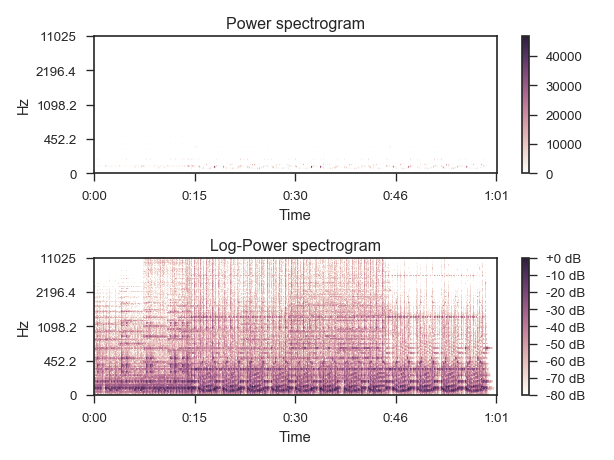

This figure's Python source:
# Get a power spectrogram from a waveform ``y``

y, sr = librosa.load(librosa.util.example_audio_file())
S = np.abs(librosa.stft(y))
librosa.logamplitude(S**2)
# array([[-33.293, -27.32 , ..., -33.293, -33.293],
# [-33.293, -25.723, ..., -33.293, -33.293],
# ...,
# [-33.293, -33.293, ..., -33.293, -33.293],
# [-33.293, -33.293, ..., -33.293, -33.293]], dtype=float32)

# Compute dB relative to peak power

librosa.logamplitude(S**2, ref_power=np.max)
# array([[-80.   , -74.027, ..., -80.   , -80.   ],
# [-80.   , -72.431, ..., -80.   , -80.   ],
# ...,
# [-80.   , -80.   , ..., -80.   , -80.   ],
# [-80.   , -80.   , ..., -80.   , -80.   ]], dtype=float32)

# Or compare to median power

librosa.logamplitude(S**2, ref_power=np.median)
# array([[-0.189,  5.784, ..., -0.189, -0.189],
# [-0.189,  7.381, ..., -0.189, -0.189],
# ...,
# [-0.189, -0.189, ..., -0.189, -0.189],
# [-0.189, -0.189, ..., -0.189, -0.189]], dtype=float32)

# And plot the results

import matplotlib.pyplot as plt
plt.figure()
plt.subplot(2, 1, 1)
librosa.display.specshow(S**2, sr=sr, y_axis='log', x_axis='time')
plt.colorbar()
plt.title('Power spectrogram')
plt.subplot(2, 1, 2)
librosa.display.specshow(librosa.logamplitude(S**2, ref_power=np.max),
                         sr=sr, y_axis='log', x_axis='time')
plt.colorbar(format='%+2.0f dB')
plt.title('Log-Power spectrogram')
plt.tight_layout()
